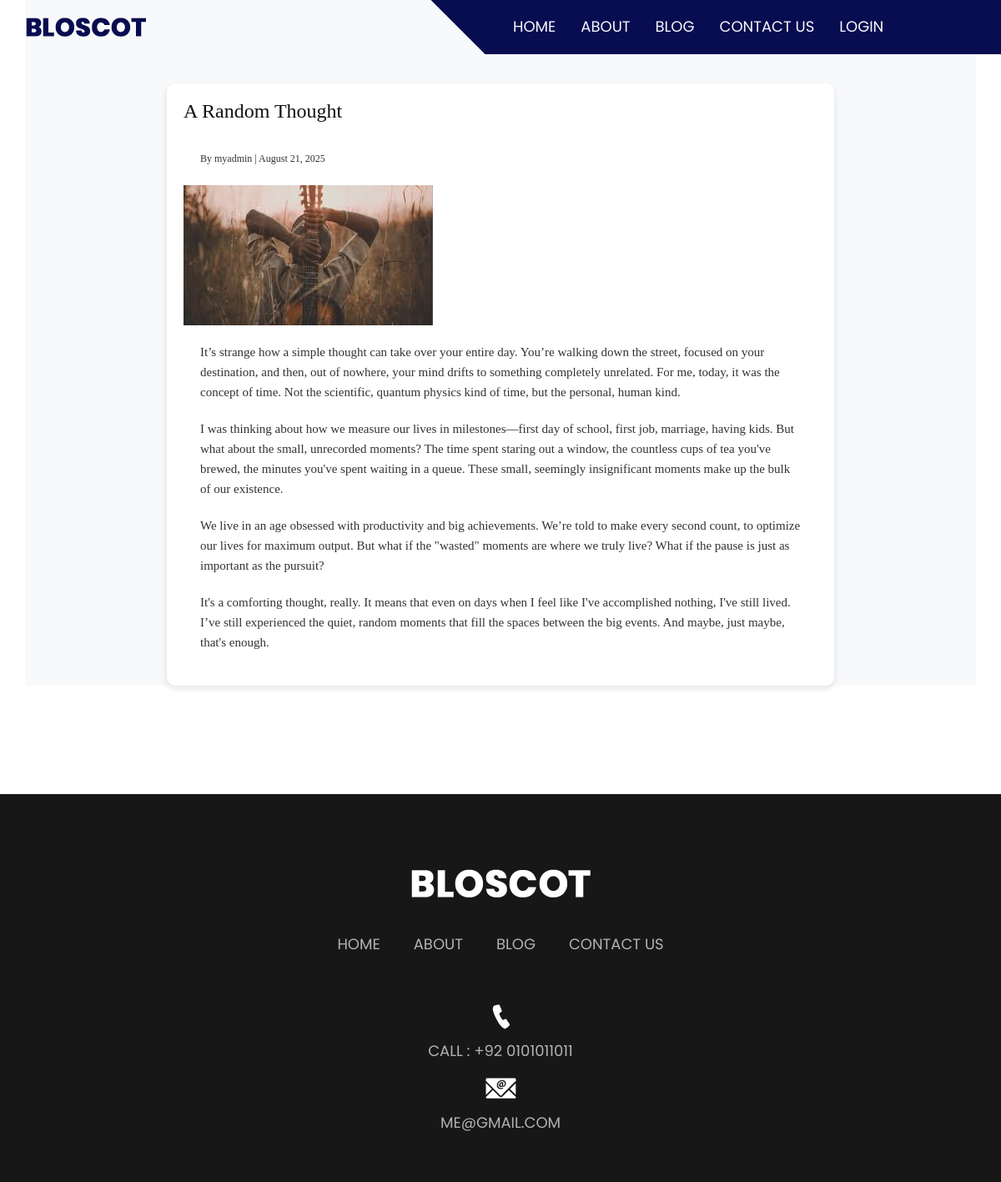
The app's page /post/a-random-thought/ with its own data.
### blog/models.py (models this page shows, shortened)
class Post(models.Model):
    STATUS_CHOICES = (
        ('draft', 'Draft'),
        ('published', 'Published'),
    )
    title = models.CharField(max_length=200)
    slug = models.SlugField(max_length=220, unique=True, blank=True)
    content = models.TextField()
    image = models.ImageField(upload_to='posts/', blank=True, null=True)
    author = models.ForeignKey(User, on_delete=models.SET_NULL, null=True, blank=True)
    status = models.CharField(max_length=10, choices=STATUS_CHOICES, default='draft')
    published_at = models.DateTimeField(blank=True, null=True)  # set on first publish
    created_at = models.DateTimeField(auto_now_add=True)
    updated_at = models.DateTimeField(auto_now=True)
    class Meta:
        ordering = ['-published_at', '-created_at']

### blog/views.py (the view)
# urls.py: path('post/<slug:slug>/', views.post_detail, name='post_detail'),  # Blog detail page
def post_detail(request, slug):
    post = get_object_or_404(Post, slug=slug)
    return render(request, 'post_detail.html', {'post': post})

### blog/templates/post_detail.html (shortened to what this page needs)
{% extends 'base.html' %}
{% load static %}
{% block content %}
<div class="container blog-page">
  <div class="blog-container">
    <h1 class="blog-title">{{ post.title }}</h1>
    <p class="blog-meta">
      <small>By {{ post.author }} | {{ post.published_at|date:"F d, Y" }}</small>
    </p>
    {% if post.image %}
      <img src="{{ post.image.url }}" alt="{{ post.title }}" class="blog-image">
    {% endif %}
    <div class="blog-content">
      {{ post.content|linebreaks }}
    </div>
  </div>
</div>
{% endblock %}

### blog/static/css/style.css (style rules this page uses)
* { box-sizing: border-box !important; transition: ease all 0.5s; }
html { scroll-behavior: smooth; }
body { color: #666666; font-size: 14px; font-family: Poppins; line-height: 1.80857; font-weight: normal; overflow-x: hidden; }
h1, h2, h3, h4, h5, h6 { letter-spacing: 0; font-weight: normal; position: relative; padding: 0 0 10px 0; font-weight: normal; line-height: normal; color: #111111; margin: 0 }
h1 { font-size: 24px }
*, *::after, *::before { -webkit-box-sizing: border-box; -moz-box-sizing: border-box; box-sizing: border-box; }
p { margin: 20px; font-weight: 300; font-size: 15px; line-height: 24px; }
img { max-width: 100%; height: auto; }

### blog/templates/post_detail.html (style rules this page uses)
.blog-page { font-family: 'Georgia', serif; background-color: #f8f9fa; color: #333; line-height: 1.6; padding-top: 100px; }
.blog-container { max-width: 800px; margin: 0 auto 40px auto; padding: 20px; background-color: #fff; border-radius: 10px; box-shadow: 0 4px 8px rgba(0,0,0,0.1); }

### records on screen
Post: title "A Random Thought", author "myadmin", published_at "August 21, 2025", image (picture), content "It’s strange how a simple thought can take over your entire day. You’re walking down the street, focused on your destination, and then, out of nowhere, your mind drifts to something completely unrelated. For me, today, it was the concept of time. Not the scientific, quantum physics kind of time, but the personal, human kind. I was thinking about how we measure our lives in milestones—first day of school, first job, marriage, having kids. But what about the small, unrecorded moments? The time spent staring out a window, the countless cups of tea you've brewed, the minutes you've spent waiting in a queue. These small, seemingly insignificant moments make up the bulk of our existence. We live…"
